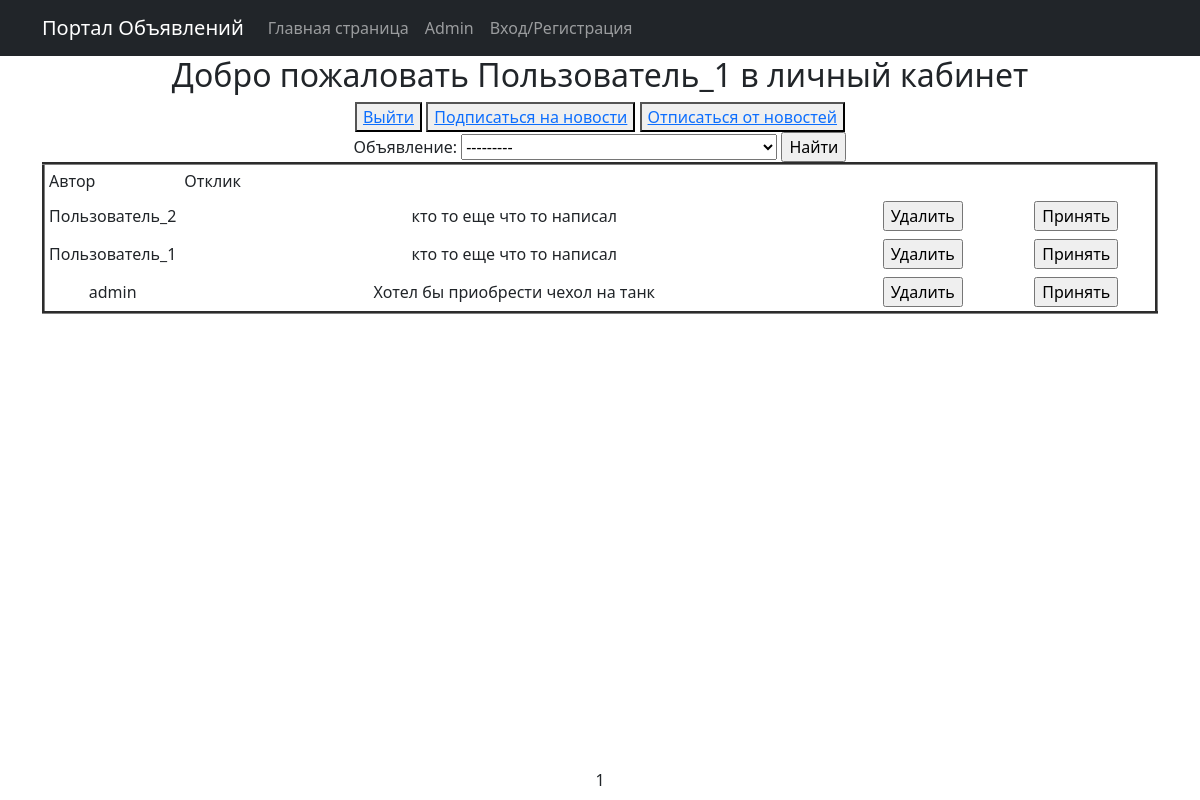
The page /personal_account/ (signed in) on the database as committed earlier.
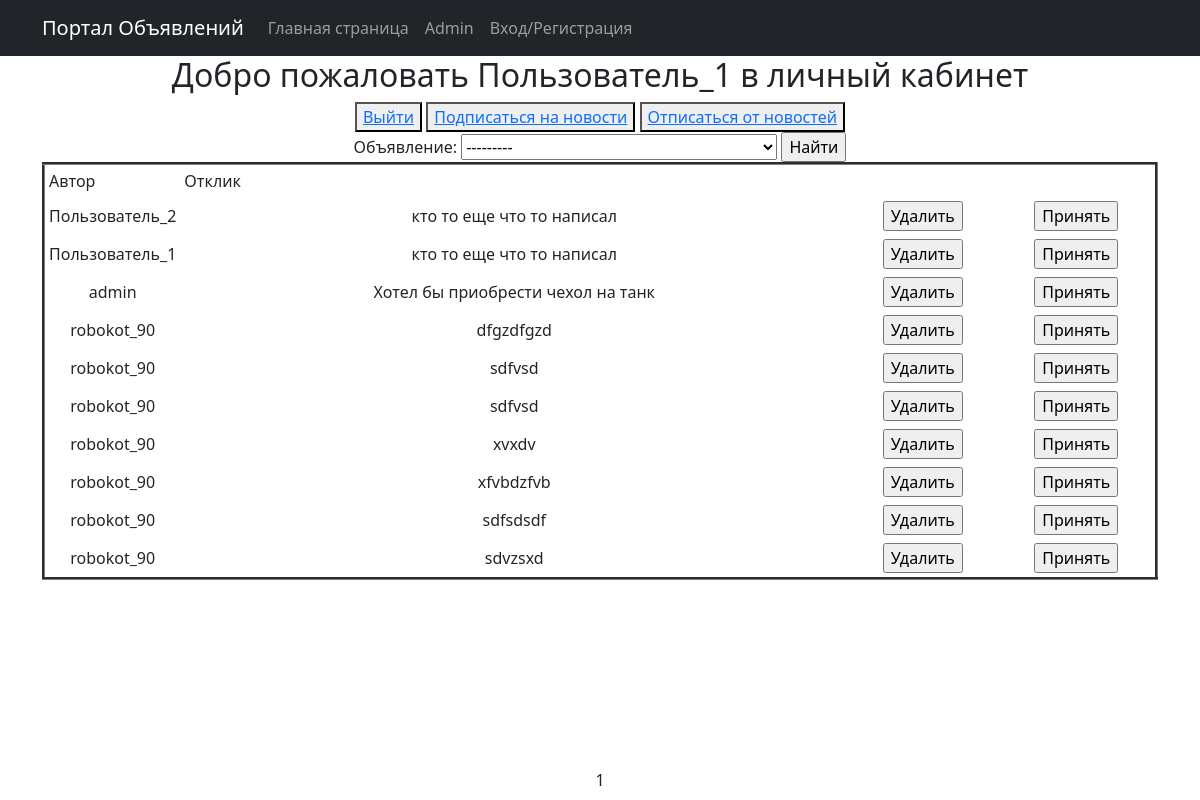
The same page on the database as committed later.
### advertisement/models.py (models this page shows, shortened)
class Feedback(models.Model):
    ad_id = models.ForeignKey(Advertisement, on_delete=models.CASCADE)
    user_id = models.ForeignKey(User, on_delete=models.CASCADE)
    text_feedback = models.CharField(max_length = 255)
    feedback_received = models.BooleanField(default = False)
    date_time = models.DateTimeField(auto_now_add=True)

### personal_account/views.py (the view)
# urls.py: path('', PersonalAccount.as_view(), name='personal_account'),
class PersonalAccount(ListView):
    ordering = 'date_time'
    template_name = 'personal_account/personal_account.html'
    context_object_name = 'personal_list'
    paginate_by = 10
    def get_queryset(self):
        queryset_fedback = Feedback.objects.filter(ad_id__user_id=self.request.user)
        queryset_ad = Advertisement.objects.filter(user_id=self.request.user)
        self.filterset = FeedbackFilter(self.request.GET, queryset_ad=queryset_ad, queryset=queryset_fedback)
        return self.filterset.qs
    def get_context_data(self, **kwargs):
        context = super().get_context_data(**kwargs)
        context['filterset'] = self.filterset
        context['current_user'] = self.request.user
        return context

### advertisement/models.py (called while the page is built)
    def __str__(self):
        return self.title_ad

### templates/personal_account/personal_account.html (shortened to what this page needs)
{% extends 'flatpages/default.html' %}
{% load custom_tags %}
{% block content %}
<h2>Добро пожаловать {{current_user}} в личный кабинет</h2>
<button> <a href="/accounts/logout/"> Выйти </a></button>
<button> <a href="/personal_account/subscribe"> Подписаться на новости </a></button>
<button> <a href="/personal_account/unsubscribe"> Отписаться от новостей </a></button>
        <form action="" method="get">
            {{ filterset.form.as_table }}
            <input type="submit" value="Найти" />
        </form>
{% if personal_list %}
            <table border="3" cellpadding="4" cellspacing="1" width="100%">
                <tr>
                    <td align="left" width="10%">Автор</td>
                    <td align="left" width="60%">Отклик</td>
                </tr>
                {% for feedback in personal_list %}
                <tr>
                    <td>{{ feedback.user_id }}</td>
                    <td>{{ feedback.text_feedback }}</td>
                    <td>
                        <form action="{% url 'delete_feedback' feedback.pk %}" method="post">
                        <input type="submit" value="Удалить">
                        </form>
                    </td>
                    <td>
                        {% if feedback.feedback_received %}
                            <h2>Отклик принят</h2>
                        {% else %}
                            <form action="{% url 'take_feedback' feedback.pk %}" method="post">
                            <input type="submit" value="Принять">
                            </form>
                        {% endif%}
                    </td>
                </tr>
                {% endfor %}
            </table>
        {% else %}
        <h2>Откликов нет!</h2>
        {% endif%}
<div class="paginate">
   {{ page_obj.number }}
</div>
{% endblock content %}

Rows that differ between the two databases and show on the page:
added Feedback: user_id "robokot_90", text_feedback "dfgzdfgzd"
added Feedback: user_id "robokot_90", text_feedback "sdfvsd"
added Feedback: user_id "robokot_90", text_feedback "sdfvsd"
added Feedback: user_id "robokot_90", text_feedback "xvxdv"
added Feedback: user_id "robokot_90", text_feedback "xfvbdzfvb"
added Feedback: user_id "robokot_90", text_feedback "sdfsdsdf"
added Feedback: user_id "robokot_90", text_feedback "sdvzsxd"
